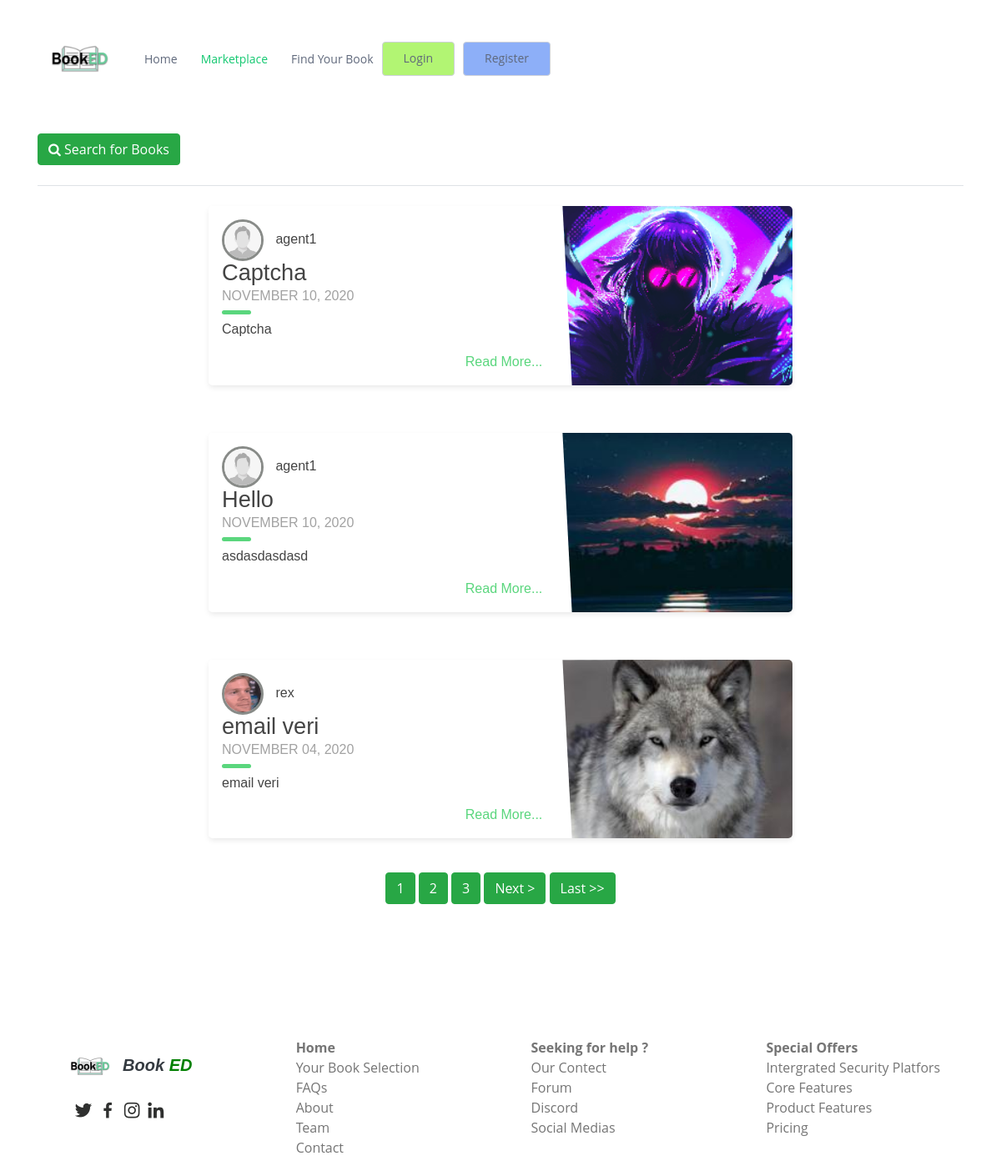
The page /market/ on the database as committed earlier.
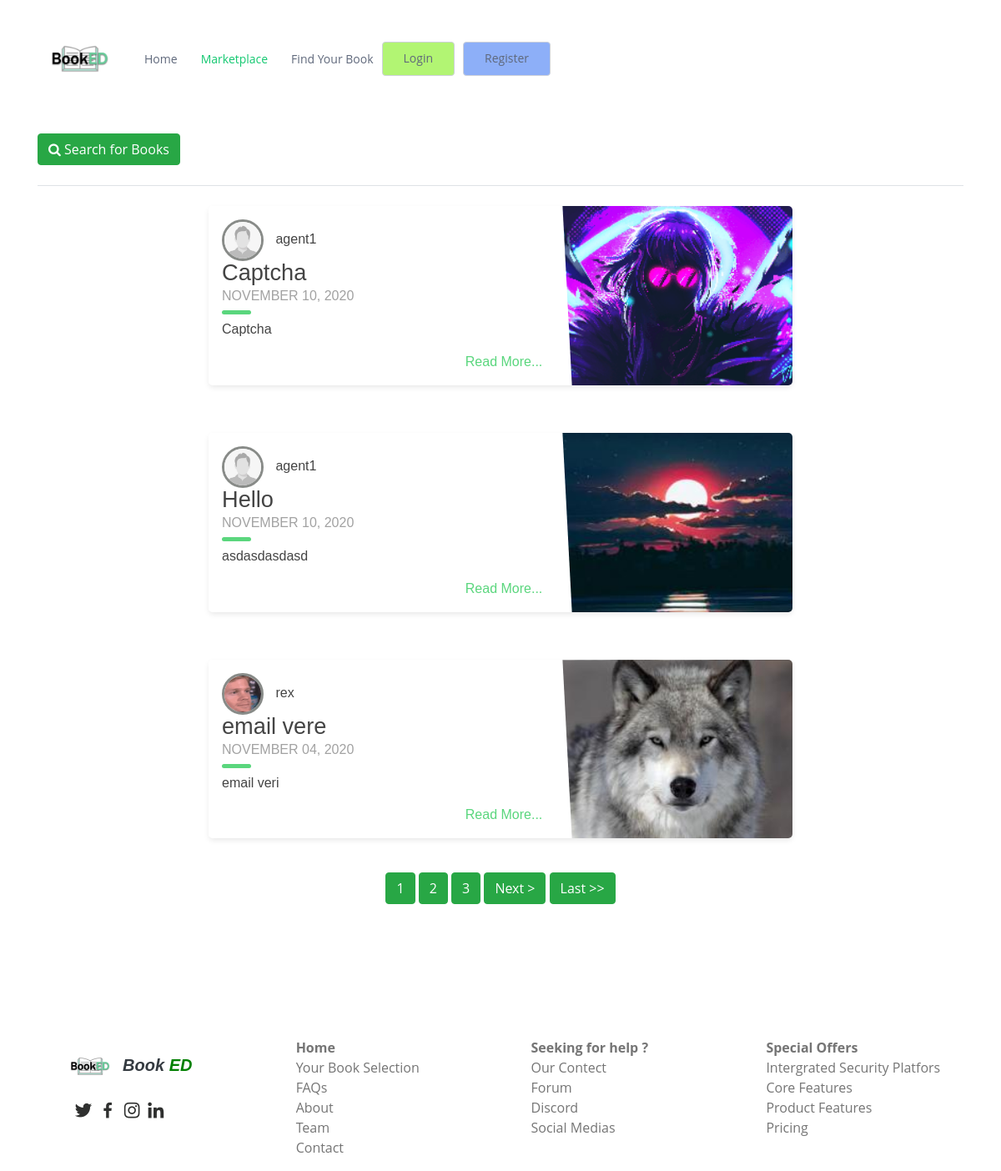
The same page on the database as committed later.
### main/models.py (models this page shows, shortened)
class Post(DirtyFieldsMixin, models.Model):
    title = models.CharField(max_length=50)
    content = models.TextField(max_length=500)
    schools = models.ForeignKey(
        "School", null=True, blank=True, on_delete=models.CASCADE
    )
    course = models.ForeignKey(Course, on_delete=models.CASCADE, null=True, blank=True)
    classes = models.ManyToManyField(Class)
    date_posted = models.DateTimeField(default=timezone.now)
    semester = models.ForeignKey(
        "Semester", null=True, blank=True, on_delete=models.CASCADE
    )
    objects = models.Manager()
    isbn = models.IntegerField(default=000)
    post_img = models.ImageField(upload_to="post_image", default="default.jpg")
    author = models.ForeignKey(
        User, on_delete=models.CASCADE
    )  # deleted post if user is deleted
    sponsored = models.BooleanField(default=False)
    visible = models.BooleanField(default=False)
    class Meta:
        ordering = ["-date_posted"]

### users/models.py (models this page shows, shortened)
class Profile(models.Model):
    user = models.OneToOneField(User, on_delete=models.CASCADE, max_length=12) #one to one relationship with the user profile
    image = models.ImageField(default='default.jpg', upload_to='profile_pics') #default profile image
    image_back = models.ImageField(default='default_back.jpg', upload_to='background_pics') #default profile image
    school = models.ForeignKey(main.models.School, on_delete=models.CASCADE, null=True, blank= True)
    course = models.ForeignKey(main.models.Course, blank= True, on_delete=models.SET_NULL, null=True)
    classes = models.ForeignKey(main.models.Class, blank= True, on_delete=models.SET_NULL, null=True)
    semester = models.ForeignKey(main.models.Semester, blank= True, on_delete=models.SET_NULL, null=True)

### main/views.py (the view)
# urls.py: path('market/', PostListView.as_view(), name='Main-Market'),
class PostListView(ListView):
    model = Post
    queryset = Post.objects.filter(visible=True)
    template_name = "main/market.html"  # <app>/<models>_<viewtype>.html <APP>
    context_object_name = "posts"  # <MODELS>
    ordering = ["-date_posted"]
    paginate_by = 3

### main/models.py (called while the page is built)
    def __str__(self):
        return self.name

    def __str__(self):
        return self.semester

### main/templates/main/market.html (shortened to what this page needs)
{% load static %}
<!DOCTYPE html>
<html lang="en">
<head>
  <link rel="stylesheet" href="https://cdnjs.cloudflare.com/ajax/libs/font-awesome/4.7.0/css/font-awesome.min.css">
  <link href="{% static 'assets/vendor/bootstrap/css/bootstrap.min.css' %}" rel="stylesheet">
  <link href="{% static 'assets/vendor/icofont/icofont.min.css' %}" rel="stylesheet">
  <link href="{% static 'assets/vendor/boxicons/css/boxicons.min.css' %}" rel="stylesheet">
  <link href="{% static 'assets/css/style.css' %}" rel="stylesheet">
  <link rel="stylesheet" href="{% static 'assets/css/filter.css' %}">
</head>
<body>
  <header id="header" class="fixed-top">
    <div class="container d-flex align-items-center">
      <a href="/"><img src="{% static 'assets/img/BookED_Logo1.png' %}" alt="MainLogo" class="img-fluid" width="100" height="100"></a>
      <nav class="nav-menu d-none d-lg-block">
        <ul>
          <li><a href="/">Home</a></li>
          <li class="active"><a href="#market">Marketplace</a></li>
          <li><a href="/filter">Find Your Book</a></li>
          {% if user.is_authenticated %}
          <a href="{% url 'profile' %}" class="get-started-btn scrollto">{{user.username}}'s Profile</a>
          <a href="{% url 'Post-Create' %}" class="get-post-btn scrollto">New Post</a>
          {% else %}
          <a href="{% url 'login' %}" class="get-started-btn scrollto">Login</a>
          <a href="{% url 'register' %}" class="get-register-btn scrollto">Register</a>
          {% endif %}
    </ul>
  </nav>
    </div>
  </header>
  {% block content %}
    <main id="main">
      <div class="container" style="margin-top: 13%;">
      <a href="/filter" type="button" class="btn btn-success"><i class="fa fa-search"></i> Search for Books</a>
      <br>
      <br>
      <legend class="border-bottom mb-4"></legend>
        {% for post in posts %}
        <div class="container">
          <div class="blog-card alt">
            <div class="meta">
              <div class="photo" style="background-image: url({{post.post_img.url}})"></div>
              <ul class="details">
                <li class="author"><a href="{% url 'Post-Detail' post.id %}">{{ post.title }}</a></li>
                <li class="date">{{ post.date_posted|date:"F d, Y" }}</li>
                <li class="tags">
                  <ul>
                    <li><a href="{% url 'User-Posts' post.author.username %}">School : {{  post.schools }}</a></li>
                    <li><a href="{% url 'User-Posts' post.author.username %}">Semester : {{  post.semester }}</a></li>
                    <li><a href="{% url 'User-Posts' post.author.username %}">ISBN Number : {{  post.isbn }}</a></li>
                  </ul>
                </li>
              </ul>
            </div>
            <div class="description">
              <img class="rounded-circle article-img" src="{{ post.author.profile.image.url }}">
              <a class="mr-2" href="{% url 'User-Posts' post.author.username %}">{{ post.author }}</a>
              <h1><a href="{% url 'Post-Detail' post.id %}">{{ post.title }}</a></h1>
              <h2>{{ post.date_posted|date:"F d, Y" }}</h2>
              <p>{{ post.content|truncatewords:50 }}</p>
              <p class="read-more">
                <a href="{% url 'Post-Detail' post.id %}">Read More...</a>
              </p>
            </div>
          </div>
            <br>
      {% endfor %}
    </div>
      <div class="container" style="text-align: center;">
      {% if is_paginated %}
        {% for num in page_obj.paginator.page_range %}
          {% if page_obj.number == num %}
            <a href="?page={{ num }}" class="btn btn-success mb-4">{{num}}</a>
          {% elif num > page_obj.number|add:'-3' and num < page_obj.number|add:'3' %}
            <a href="?page={{ num }}" class="btn btn-success mb-4">{{num}}</a>
          {% endif %}
        {% endfor %}
        {% if page_obj.has_next %}
        <a href="?page={{ page_obj.next_page_number }}" class="btn btn-success mb-4">Next ></a>
        <a href="?page={{ page_obj.paginator.num_pages }}" class="btn btn-success mb-4">Last >></a>
        {% endif %}
      </div>
      {% endif %}
      {% endblock content %}
    </div>
  <br>
  </main>
  <br>
  <br>
  <footer id="footer">
    <footer>
      <div class="row justify-content-around mb-0 pt-5 pb-0 ">
          <div class=" col-11">
              <div class="row justify-content-center">
                  <div class="col-md-3 col-12 font-italic align-items-center mt-md-3 mt-4">
                      <h5><span> <img class="image-footer"  src="{% static 'assets/img/BookED_Logo1.png' %}" class="img-fluid mb-1 "></span><b class="text-dark"> Book<span style="color: green;"> ED</span></b></h5>
                      <div class="footer-top">
                        <div class="social-links" style="margin-left: 15px;">
                          <a href="#" class="twitter"><i class="bx bxl-twitter  bx-sm"></i></a>
                          <a href="#" class="facebook"><i class="bx bxl-facebook  bx-sm"></i></a>
                          <a href="#" class="instagram"><i class="bx bxl-instagram  bx-sm"></i></a>
                          <a href="#" class="linkedin"><i class="bx bxl-linkedin  bx-sm"></i></a>
                        </div>
                      </div>
                  </div>
                  <div class="col-md-3 col-12 my-sm-0 mt-5">
                      <ul class="list-unstyled">
                          <li class="mt-md-3 mt-4" style="font-weight: bolder;">Home</li>
                          <li>Your Book Selection</li>
                          <li>FAQs</li>
                          <li>About</li>
                          <li>Team</li>
                          <li>Contact</li>
                      </ul>
                  </div>
                  <div class="col-md-3 col-12 my-sm-0 mt-5">
                      <ul class="list-unstyled">
                          <li class="mt-md-3 mt-4" style="font-weight: bolder;">Seeking for help ?</li>
                          <li>Our Contect</li>
                          <li>Forum</li>
                          <li>Discord</li>
                          <li>Social Medias</li>
                      </ul>
                  </div>
                  <div class="col-xl-auto col-md-3 col-12 my-sm-0 mt-5">
                      <ul class="list-unstyled">
                          <li class="mt-md-3 mt-4" style="font-weight: bolder;">Special Offers</li>
                          <li>Intergrated Security Platfors</li>
                          <li>Core Features</li>
                          <li>Product Features</li>
                          <li>Pricing</li>
                      </ul>
                  </div>
              </div>
          </div>
      </div>
  </footer>
</body>
</html>

### main/static/assets/css/style.css (style rules this page uses)
body { font-family: "Open Sans", sans-serif; color: #444444; overflow-x: hidden; }
a { color: #2f302f; }
h1, h2, h3, h4, h5, h6 { font-family: "Raleway", sans-serif; }
#header { background: rgb(255, 255, 255); transition: all 0.5s; z-index: 997; padding: 20px 0; }
.nav-menu ul { margin: 0; padding: 0; list-style: none; }
.nav-menu > ul { display: flex; }
.nav-menu > ul > li { position: relative; white-space: nowrap; padding: 10px 0 10px 28px; }
.nav-menu a { display: block; position: relative; color: #5f687b; transition: 0.3s; font-size: 14px; font-family: "Open Sans", sans-serif; }
.nav-menu a:hover, .nav-menu .active > a, .nav-menu li:hover > a { color: #14c871; }
.get-started-btn { margin-left: 10px; background: rgb(178, 245, 115); color: #5f687b; border-radius: 4px; padding: 8px 25px; white-space: nowrap; transition: 0.3s; font-size: 14px; display: inline-block; border: 1px solid #cdd1d9; }
.get-register-btn { margin-left: 10px; background: rgb(141, 175, 248); color: #5f687b; border-radius: 4px; padding: 8px 25px; white-space: nowrap; transition: 0.3s; font-size: 14px; display: inline-block; border: 1px solid #cdd1d9; }
.mobile-nav { position: fixed; top: 55px; right: 15px; bottom: 15px; left: 15px; z-index: 9999; overflow-y: auto; background: #fff; transition: ease-in-out 0.2s; opacity: 0; visibility: hidden; border-radius: 10px; padding: 10px 0; }
.mobile-nav * { margin: 0; padding: 0; list-style: none; }
.mobile-nav a { display: block; position: relative; color: #5f687b; padding: 10px 20px; font-weight: 500; outline: none; }
.mobile-nav a:hover, .mobile-nav .active > a, .mobile-nav li:hover > a { color: #16df7e; text-decoration: none; }
.article-img { width: 50px; height: 50px; margin-right: 10px; border: 3px solid #888b88; }
.image-footer { vertical-align: middle !important; width: 100%; height: auto; width: calc(17px + 8 * ((400vw - 400px) / 680)); }
footer { color: #757575 !important; }

Rows that differ between the two databases and show on the page:
changed Post "email veri": title "email veri" → "email vere"
